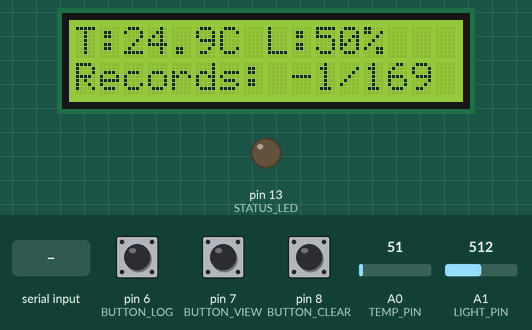
Simulated run of this sketch. Board: Arduino Uno, built with avr-gcc and run on an emulated ATmega328P. On the bench: 16×2 character LCD, output pins drawn as LEDs (lit = HIGH). The test bench sets the inputs (shaded band); at power-on: pin 8 (BUTTON_CLEAR) HIGH, pin 7 (BUTTON_VIEW) HIGH, pin 6 (BUTTON_LOG) HIGH, A0 (TEMP_PIN) = 51, A1 (LIGHT_PIN) = 512. EEPROM starts erased; what the sketch prints to the serial monitor is not drawn.

Above: at 6.3 s.
6.4 s: pin 8 (BUTTON_CLEAR) pulled LOW for 0.15 s
At 7.2 s:
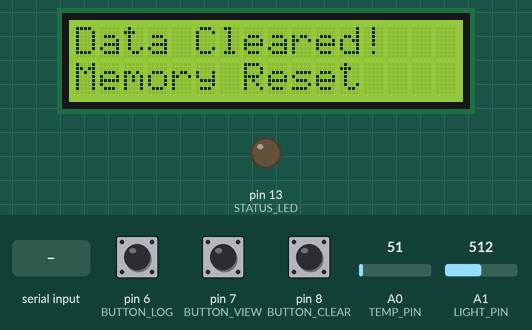
9.5 s: pin 7 (BUTTON_VIEW) pulled LOW for 0.15 s
At 10.1 s:
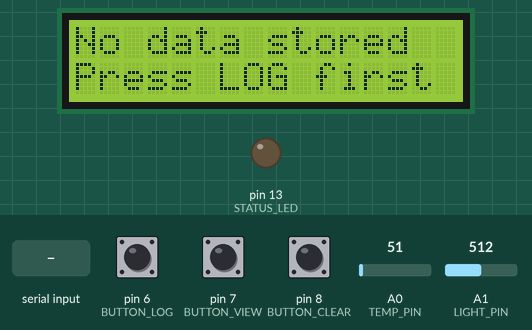
11.1 s: pin 6 (BUTTON_LOG) pulled LOW for 0.15 s
At 12.6 s:
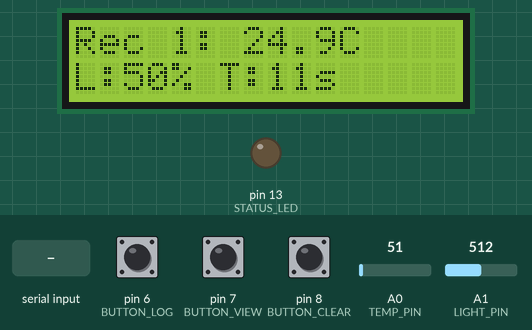
12.9 s: "STATUS" received over Serial
At 15.0 s:
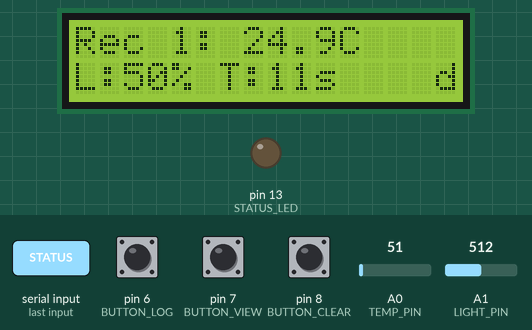
15.4 s: "LOG" received over Serial
At 16.55 s:
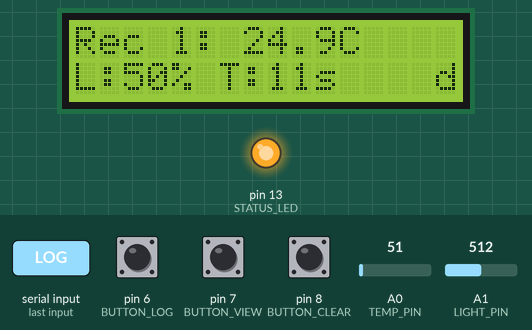
18.1 s: pin 7 (BUTTON_VIEW) pulled LOW for 1 s
At 19.6 s:
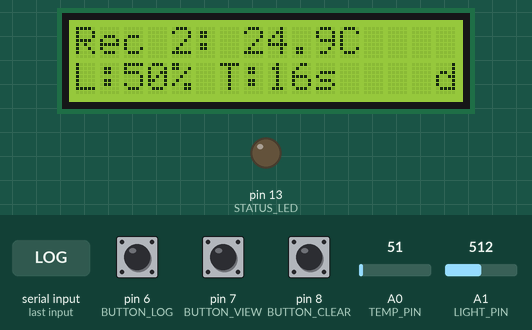
Timing chart, 0 to 47.9 s (numbered marks = the images above; inputs shaded):
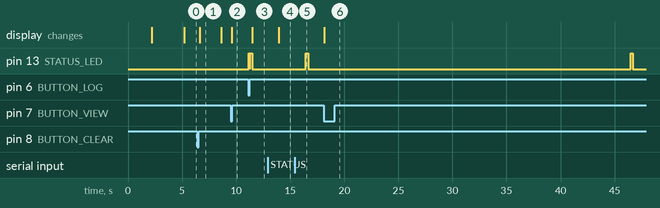

The sketch:

data_logger.ino
```cpp
/*
  Program 10: Simple Data Logger
  This program demonstrates data logging using EEPROM storage with temperature
  and light sensor readings, LCD display, and data retrieval functionality

  🎓 MISSION COMPLETION: "Arduino Master"
  You've reached the pinnacle - building complete data acquisition systems!

  Hardware Required:
  - Arduino board
  - LM35 temperature sensor
  - LDR (Light Dependent Resistor)
  - 10K ohm resistor (for LDR)
  - 16x2 LCD display
  - Push buttons (3x) for navigation
  - 10K ohm resistors (for button pull-ups)
  - Jumper wires
  - Breadboard
*/

#include <LiquidCrystal.h>
#include <EEPROM.h>

// LCD initialization
LiquidCrystal lcd(12, 11, 5, 4, 3, 2);

// Pin definitions
const int TEMP_PIN = A0;      // Temperature sensor
const int LIGHT_PIN = A1;     // Light sensor (LDR)
const int BUTTON_LOG = 6;     // Manual log button
const int BUTTON_VIEW = 7;    // View data button
const int BUTTON_CLEAR = 8;   // Clear data button
const int STATUS_LED = 13;    // Status LED

// EEPROM settings
const int EEPROM_SIZE = 1024;  // Arduino Uno EEPROM size
const int RECORD_SIZE = 6;     // 2 bytes temp + 2 bytes light + 2 bytes timestamp
const int MAX_RECORDS = (EEPROM_SIZE - 10) / RECORD_SIZE;  // Reserve 10 bytes for metadata
const int RECORD_COUNT_ADDR = 0;  // Address to store record count
const int DATA_START_ADDR = 10;   // Start address for data records

// Variables
float temperature = 0.0;
int lightLevel = 0;
int recordCount = 0;
unsigned long lastLogTime = 0;
const unsigned long LOG_INTERVAL = 30000;  // Log every 30 seconds
bool manualLog = false;

// Button states
bool lastButtonLogState = HIGH;
bool lastButtonViewState = HIGH;
bool lastButtonClearState = HIGH;

// Display modes
enum DisplayMode {
  LIVE_DATA,
  VIEW_DATA,
  SYSTEM_INFO
};
DisplayMode currentMode = LIVE_DATA;
int viewIndex = 0;

void setup() {
  // Initialize pins
  pinMode(BUTTON_LOG, INPUT_PULLUP);
  pinMode(BUTTON_VIEW, INPUT_PULLUP);
  pinMode(BUTTON_CLEAR, INPUT_PULLUP);
  pinMode(STATUS_LED, OUTPUT);

  // Initialize LCD
  lcd.begin(16, 2);
  lcd.clear();

  // Initialize Serial
  Serial.begin(9600);

  // Display startup message
  lcd.setCursor(0, 0);
  lcd.print("Data Logger v1.0");
  lcd.setCursor(0, 1);
  lcd.print("Initializing...");

  Serial.println("Arduino Data Logger Started!");
  Serial.println("🎓 ARDUINO MASTER MODE - Complete data acquisition system!");
  Serial.println("Commands: LOG, VIEW, CLEAR, STATUS");
  Serial.println("========================================");

  // Read record count from EEPROM
  recordCount = readRecordCount();

  // Validate record count
  if (recordCount > MAX_RECORDS) {
    recordCount = 0;
    saveRecordCount();
  }

  delay(2000);
  lcd.clear();

  // Display system info
  displaySystemInfo();
  delay(3000);
}

void loop() {
  // Read sensors
  readSensors();

  // Check buttons
  checkButtons();

  // Handle serial commands
  handleSerialCommands();

  // Auto-log data
  checkAutoLog();

  // Update display based on current mode
  updateDisplay();

  delay(100);
}

void readSensors() {
  // Read temperature (LM35: 10mV/°C)
  int tempReading = analogRead(TEMP_PIN);
  float voltage = tempReading * (5.0 / 1023.0);
  temperature = voltage * 100.0;

  // Read light level
  lightLevel = analogRead(LIGHT_PIN);
}

void checkButtons() {
  // Log button
  bool buttonLogState = digitalRead(BUTTON_LOG);
  if (buttonLogState == LOW && lastButtonLogState == HIGH) {
    manualLog = true;
    digitalWrite(STATUS_LED, HIGH);
    delay(100);
    digitalWrite(STATUS_LED, LOW);
  }
  lastButtonLogState = buttonLogState;

  // View button
  bool buttonViewState = digitalRead(BUTTON_VIEW);
  if (buttonViewState == LOW && lastButtonViewState == HIGH) {
    if (currentMode == LIVE_DATA) {
      currentMode = VIEW_DATA;
      viewIndex = 0;
    } else if (currentMode == VIEW_DATA) {
      viewIndex = (viewIndex + 1) % recordCount;
      if (viewIndex == 0 && recordCount > 0) {
        currentMode = SYSTEM_INFO;
      }
    } else {
      currentMode = LIVE_DATA;
    }
  }
  lastButtonViewState = buttonViewState;

  // Clear button
  bool buttonClearState = digitalRead(BUTTON_CLEAR);
  if (buttonClearState == LOW && lastButtonClearState == HIGH) {
    clearAllData();
  }
  lastButtonClearState = buttonClearState;
}

void handleSerialCommands() {
  if (Serial.available() > 0) {
    String command = Serial.readString();
    command.trim();
    command.toUpperCase();

    if (command == "LOG") {
      manualLog = true;
    } else if (command == "VIEW") {
      viewAllData();
    } else if (command == "CLEAR") {
      clearAllData();
    } else if (command == "STATUS") {
      displaySystemInfo();
    } else {
      Serial.println("Unknown command. Use: LOG, VIEW, CLEAR, STATUS");
    }
  }
}

void checkAutoLog() {
  unsigned long currentTime = millis();

  if (manualLog || (currentTime - lastLogTime >= LOG_INTERVAL)) {
    logData();
    lastLogTime = currentTime;
    manualLog = false;
  }
}

void logData() {
  if (recordCount >= MAX_RECORDS) {
    Serial.println("EEPROM full! Clear data to continue logging.");
    return;
  }

  // Calculate storage address
  int address = DATA_START_ADDR + (recordCount * RECORD_SIZE);

  // Convert temperature to integer (multiply by 10 for one decimal place)
  int tempInt = (int)(temperature * 10);

  // Get timestamp (seconds since startup)
  unsigned long timestamp = millis() / 1000;
  int timestampInt = (int)(timestamp % 65536);  // Fit in 2 bytes

  // Store data in EEPROM
  EEPROM.write(address, highByte(tempInt));
  EEPROM.write(address + 1, lowByte(tempInt));
  EEPROM.write(address + 2, highByte(lightLevel));
  EEPROM.write(address + 3, lowByte(lightLevel));
  EEPROM.write(address + 4, highByte(timestampInt));
  EEPROM.write(address + 5, lowByte(timestampInt));

  // Update record count
  recordCount++;
  saveRecordCount();

  // Status indication
  digitalWrite(STATUS_LED, HIGH);
  delay(200);
  digitalWrite(STATUS_LED, LOW);

  // Serial output
  Serial.print("Data logged: ");
  Serial.print("Temp=");
  Serial.print(temperature, 1);
  Serial.print("°C, Light=");
  Serial.print(lightLevel);
  Serial.print(", Time=");
  Serial.print(timestamp);
  Serial.print("s, Record=");
  Serial.println(recordCount);
}

void updateDisplay() {
  switch (currentMode) {
    case LIVE_DATA:
      displayLiveData();
      break;
    case VIEW_DATA:
      displayStoredData();
      break;
    case SYSTEM_INFO:
      displaySystemInfo();
      break;
  }
}

void displayLiveData() {
  lcd.setCursor(0, 0);
  lcd.print("T:");
  lcd.print(temperature, 1);
  lcd.print("C L:");
  lcd.print(map(lightLevel, 0, 1023, 0, 100));
  lcd.print("%   ");

  lcd.setCursor(0, 1);
  lcd.print("Records: ");
  lcd.print(recordCount);
  lcd.print("/");
  lcd.print(MAX_RECORDS);
  lcd.print("  ");
}

void displayStoredData() {
  if (recordCount == 0) {
    lcd.setCursor(0, 0);
    lcd.print("No data stored  ");
    lcd.setCursor(0, 1);
    lcd.print("Press LOG first ");
    return;
  }

  // Read stored data
  int address = DATA_START_ADDR + (viewIndex * RECORD_SIZE);

  int tempInt = (EEPROM.read(address) << 8) | EEPROM.read(address + 1);
  float storedTemp = tempInt / 10.0;

  int storedLight = (EEPROM.read(address + 2) << 8) | EEPROM.read(address + 3);

  int timestampInt = (EEPROM.read(address + 4) << 8) | EEPROM.read(address + 5);

  // Display data
  lcd.setCursor(0, 0);
  lcd.print("Rec ");
  lcd.print(viewIndex + 1);
  lcd.print(": ");
  lcd.print(storedTemp, 1);
  lcd.print("C     ");

  lcd.setCursor(0, 1);
  lcd.print("L:");
  lcd.print(map(storedLight, 0, 1023, 0, 100));
  lcd.print("% T:");
  lcd.print(timestampInt);
  lcd.print("s    ");
}

void displaySystemInfo() {
  lcd.setCursor(0, 0);
  lcd.print("Memory: ");
  lcd.print((recordCount * 100) / MAX_RECORDS);
  lcd.print("%    ");

  lcd.setCursor(0, 1);
  lcd.print("Free: ");
  lcd.print(MAX_RECORDS - recordCount);
  lcd.print(" records  ");
}

void viewAllData() {
  Serial.println("\n=== DATA LOG ===");
  Serial.println("Rec# | Temp(°C) | Light(%) | Time(s)");
  Serial.println("-----|----------|----------|--------");

  for (int i = 0; i < recordCount; i++) {
    int address = DATA_START_ADDR + (i * RECORD_SIZE);

    int tempInt = (EEPROM.read(address) << 8) | EEPROM.read(address + 1);
    float temp = tempInt / 10.0;

    int light = (EEPROM.read(address + 2) << 8) | EEPROM.read(address + 3);
    int lightPercent = map(light, 0, 1023, 0, 100);

    int timestamp = (EEPROM.read(address + 4) << 8) | EEPROM.read(address + 5);

    Serial.print(i + 1);
    Serial.print("    | ");
    Serial.print(temp, 1);
    Serial.print("     | ");
    Serial.print(lightPercent);
    Serial.print("       | ");
    Serial.println(timestamp);
  }

  Serial.println("================\n");
}

void clearAllData() {
  recordCount = 0;
  saveRecordCount();

  // Clear first few bytes of data area
  for (int i = DATA_START_ADDR; i < DATA_START_ADDR + 50; i++) {
    EEPROM.write(i, 0);
  }

  Serial.println("All data cleared!");

  lcd.clear();
  lcd.setCursor(0, 0);
  lcd.print("Data Cleared!   ");
  lcd.setCursor(0, 1);
  lcd.print("Memory Reset    ");
  delay(2000);
}

int readRecordCount() {
  return (EEPROM.read(RECORD_COUNT_ADDR) << 8) | EEPROM.read(RECORD_COUNT_ADDR + 1);
}

void saveRecordCount() {
  EEPROM.write(RECORD_COUNT_ADDR, highByte(recordCount));
  EEPROM.write(RECORD_COUNT_ADDR + 1, lowByte(recordCount));
}

/*
  Additional Features:

  1. Real-time Clock integration:
  #include <RTClib.h>
  RTC_DS1307 rtc;

  2. SD Card logging:
  #include <SD.h>
  File dataFile = SD.open("datalog.txt", FILE_WRITE);

  3. Wireless data transmission:
  #include <WiFi.h>
  // Send data to web server

  4. Data compression:
  // Store differences instead of absolute values

  5. Circular buffer:
  // Overwrite oldest data when full
*/
```

Measured:
- after the input at 6.4 s, the display: changes after 0.23 s (image 1)
- after the input at 9.5 s, the display: changes after 0.08 s (image 2)
- after the input at 11.1 s, pin 13 (STATUS_LED): LOW → HIGH after 0.05 s, → LOW 0.10 s later, → HIGH 0.02 s later, → LOW 0.20 s later; the display: changes after 0.38 s (image 3)
- after the input at 12.9 s, the display: changes after 1.1 s (image 4)
- after the input at 15.4 s, pin 13 (STATUS_LED): LOW → HIGH after 1.1 s, → LOW 0.20 s later
- after the input at 18.1 s, the display: changes at once (image 6)
- what the display in image 1 shows lasts 2.0 s, from 6.6 s to 8.6 s
